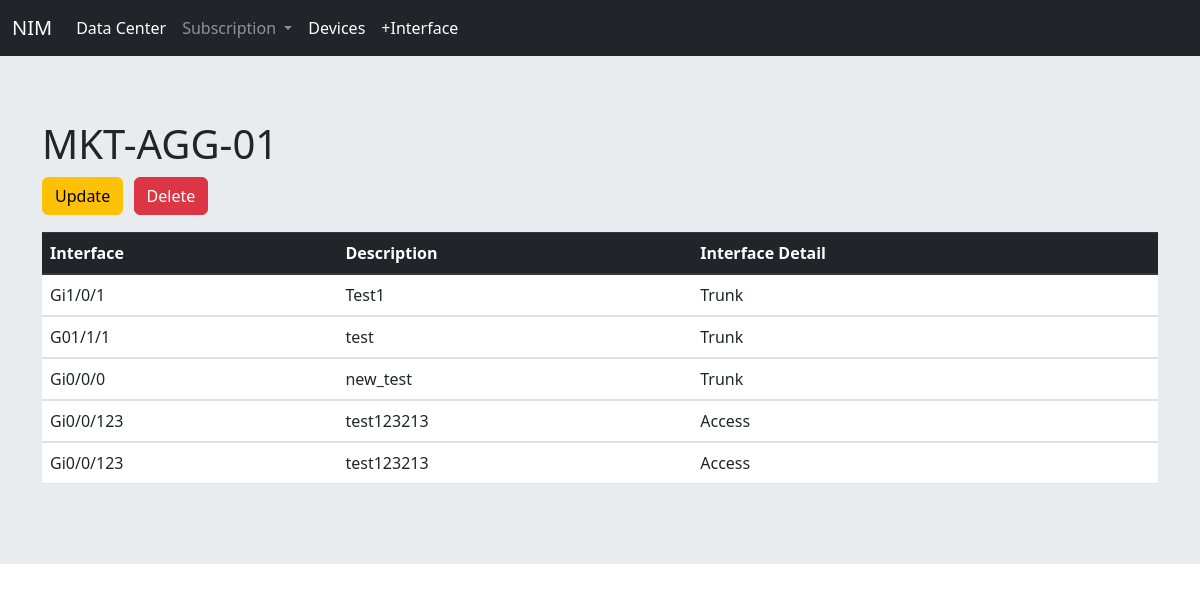
The page /nim_app/device/2/ on the database its author committed.
### nim_app/models.py (models this page shows, shortened)
class Devices(models.Model):
    device_name = models.CharField(max_length=256)
    rack_location = models.CharField(max_length=256, null=True, blank=True, default='')
    oob_address = models.GenericIPAddressField(protocol='both', unpack_ipv4=False)
    datacenter = models.ForeignKey(DataCenter, related_name='dc', on_delete=models.CASCADE)

class Interface(models.Model):
    interface_number = models.CharField(max_length=256)
    interface_description = models.CharField(max_length=256)
    interface_detail = models.CharField(max_length=256, null=True, blank=True, default='')
    devices = models.ForeignKey(Devices, related_name='devices', on_delete=models.CASCADE)

### nim_app/views.py (the view)
# urls.py: url(r'^device/(?P<pk>\d+)/$',views.InterfaceView.as_view(),name='interface'),
class InterfaceView(DetailView):
    context_object_name = 'interfaces'
    model = models.Devices
    template_name = 'interfaces.html'
    queryset = Devices.objects.all()
    print(queryset)

### templates/interfaces.html
<!DOCTYPE html>
{% extends "base.html" %}
{% block body_block %}
<div class="jumbotron jumbotron-fluid">
  <div class="container">
    <h1>{{interfaces.device_name}}
     <p><a  class="btn btn-warning" href="{% url 'nim_app:update' pk=interfaces.pk %}">Update</a>
         <a  class="btn btn-danger" href="{% url 'nim_app:delete' pk=interfaces.pk %}">Delete</a>
</p>
    </h1>
    <table class="table">
  <thead class="thead-dark">
    <tr>
      <th scope="col">Interface</th>
      <th scope="col">Description</th>
        <th scope="col">Interface Detail</th>
    </tr>
  </thead>
        {% for interface in interfaces.devices.all %}
        <tbody>
        <tr><td>{{ interface.interface_number }}</td>
        <td>{{ interface.interface_description }}</td>
            <td>{{ interface.interface_detail }}</td>
        </tr>
        </tbody>
        {% endfor %}
    </table>
  </div>
</div>
{% endblock %}

### rows shown on the page
Devices: device_name "MKT-AGG-01"
Interface: interface_number "Gi1/0/1", interface_description "Test1", interface_detail "Trunk"
Interface: interface_number "G01/1/1", interface_description "test", interface_detail "Trunk"
Interface: interface_number "Gi0/0/0", interface_description "new_test", interface_detail "Trunk"
Interface: interface_number "Gi0/0/123", interface_description "test123213", interface_detail "Access"
Interface: interface_number "Gi0/0/123", interface_description "test123213", interface_detail "Access"
